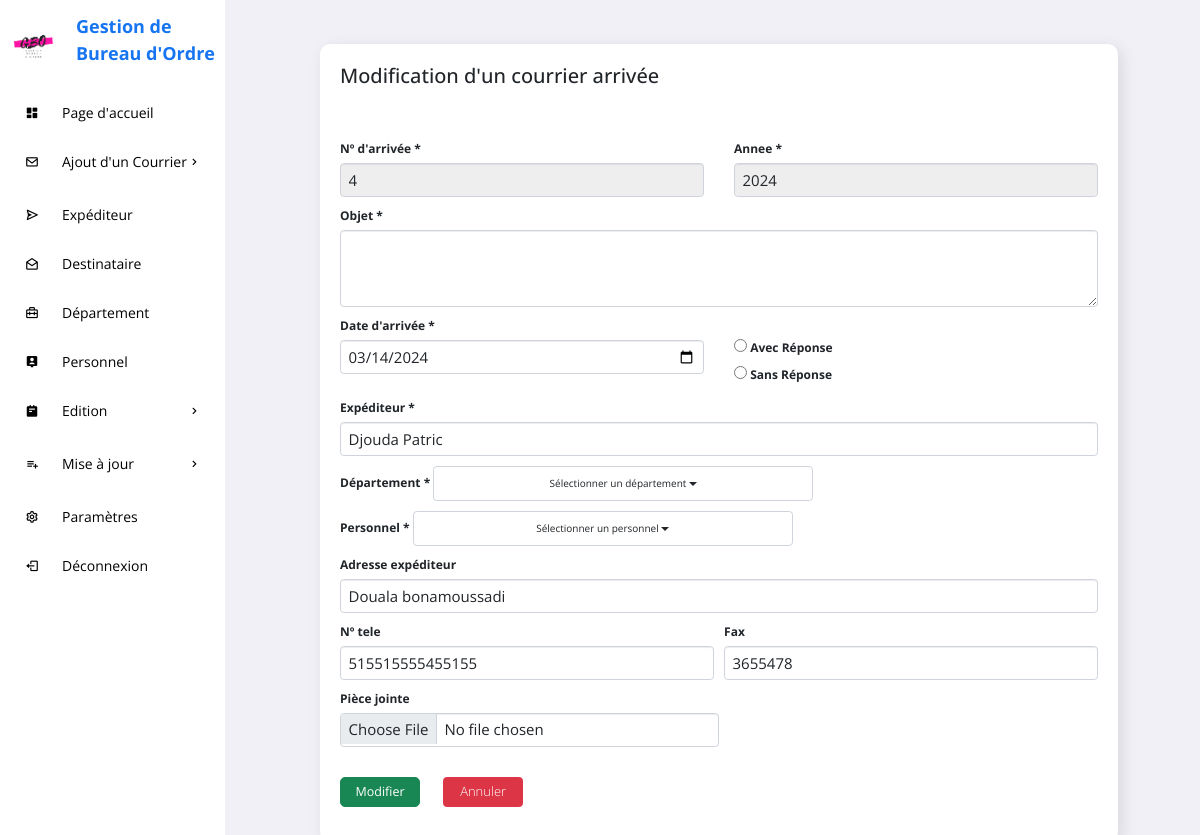
The app's page /GESTION_COURRIERS/modifierCA.php?modifier=4&val=4 with its own data.
### tables this page shows
CREATE TABLE IF NOT EXISTS `courrier_arrivee` (
  `N_ARRIVEE` int(11) NOT NULL,
  `ANNEE` int(11) DEFAULT NULL,
  `OBJET_ARRIVEE` varchar(255) DEFAULT NULL,
  `DATE_ARRIVEE` date DEFAULT NULL,
  `PIECE_JOINTE_ARRIVEE` varchar(255) DEFAULT NULL,
  `REPONSE` text,
  `ID_EXP` int(11) NOT NULL,
  PRIMARY KEY (`N_ARRIVEE`),
  KEY `fk_expediteur_id_exp` (`ID_EXP`)
);

CREATE TABLE IF NOT EXISTS `expediteur` (
  `ID_EXP` int(11) NOT NULL AUTO_INCREMENT,
  `NOM_EXP` varchar(255) DEFAULT NULL,
  `ADRESSE_EXP` varchar(255) DEFAULT NULL,
  `TEL_EXP` text,
  `FAX_EXP` text,
  PRIMARY KEY (`ID_EXP`)
);

### GESTION_COURRIERS/modifierCA.php (the view, shortened to what this page needs)
<?php
    include "connexion/config.php";
    $nca = $_GET['modifier'];
    $idExp = $_GET['val'];
?>
<!DOCTYPE html>
<html lang="en">
<head>
    <link href="https://cdn.jsdelivr.net/npm/bootstrap@5.0.2/dist/css/bootstrap.min.css" rel="stylesheet">
    <link rel="stylesheet" href="https://maxcdn.bootstrapcdn.com/bootstrap/3.3.6/css/bootstrap.min.css" />
    <link rel="stylesheet" href="https://cdnjs.cloudflare.com/ajax/libs/bootstrap-multiselect/0.9.13/css/bootstrap-multiselect.css" />
    <link href='https://unpkg.com/boxicons@2.0.9/css/boxicons.min.css' rel='stylesheet'>
	<link rel="stylesheet" href="https://cdn.jsdelivr.net/npm/bootstrap@5.2.0/dist/css/bootstrap.min.css">
    <link rel="stylesheet" href="css/style.css">
</head>
<body onload="myFunction()">
    <section id="sidebar">
		<a href="#" class="brand"><img src="image/logo.png" width="55" height="55" style="margin-top:20px;"><span>Gestion de Bureau d'Ordre</span></a>
		<ul class="side-menu">
			<li><a href="pageAcc.php" class="active"><i class='bx bxs-dashboard icon' ></i>Page d'accueil</a></li>
			<li>
				<a href="#"><i class='bx bx-envelope icon' ></i>Ajout d'un Courrier<i class='bx bx-chevron-right icon-right' ></i></a>
			</li>
			<li><a href="expediteur.php"><i class='bx bx-send icon' ></i>Expéditeur</a></li>
			<li><a href="destinataire.php"><i class='bx bx-envelope-open icon' ></i>Destinataire</a></li>
			<li><a href="departement.php"><i class='bx bx-briefcase-alt-2 icon' ></i>Département</a></li>
			<li><a href="personnel.php"><i class='bx bxs-user-pin icon' ></i>Personnel</a></li>
			<li>
				<a href="#"><i class='bx bxs-notepad icon' ></i>Edition <i class='bx bx-chevron-right icon-right' ></i></a>
			</li>
            <li>
				<a href="#"><i class='bx bx-list-plus icon' ></i>Mise à jour<i class='bx bx-chevron-right icon-right' ></i></a>
			</li>
			<li><a href="settings.php"><i class='bx bx-cog icon'></i>Paramètres</a></li>
			<li><a href="deconn.php"><i class='bx bx-log-out icon' ></i> Déconnexion</a></li>
		</ul>
	</section>
	<section id="content">
		<main>
			<div class="data">
				<div class="content-data">
					<div class="details">
						<div class="recentOrders">
							<div class="cardHeader">
								<h2>Modification d'un courrier arrivée</h2><br>
							</div>
                            <form action="<?php $_SERVER['PHP_SELF'] ?>" method="POST" enctype="multipart/form-data">
                                    <?php
                                        $reqCA = "SELECT * from courrier_arrivee WHERE N_ARRIVEE='$nca'";
                                        $exCA = $conn->prepare($reqCA);
                                        $exCA->execute();
                                        $ca=$exCA->fetchAll(PDO::FETCH_ASSOC);
                                foreach($ca as $value){
                                    ?>
                                <div class="row g-5 mb-3">
                                    <div class="col">
                                        <label>N&#186; d'arrivée *</label>
                                        <input type="text" value="<?php echo $value['N_ARRIVEE']?>" name="narrive" class="form-control" readonly>
                                    </div>
                                    <div class="col">
                                        <label>Annee *</label>
                                        <input type="text" value="<?php echo $value['ANNEE']?>" id="ann" name="annee" class="form-control" readonly>
                                    </div>
                                </div>
                                <div class="mb-3">
                                    <label>Objet *</label>
                                    <textarea class="form-control" value="<?php echo $value['OBJET_ARRIVEE']?>" name="objet" rows="3"></textarea>
                                </div>
                                <div class="row g-5 mb-3">
                                    <div class="col">
                                        <label>Date d'arrivée *</label>
                                        <input type="date" value="<?php echo $value['DATE_ARRIVEE']?>" name="date" class="form-control">
                                    </div>
                                <?php }?>
                                    <div class="col">
                                        <label ></label><br>
                                        <input type="radio" name="reponse" value="Avec Reponse">
                                        <label>Avec Réponse</label><br>
                                        <input type="radio" name="reponse" value="Sans Reponse">
                                        <label>Sans Réponse</label><br>
                                    </div>
                                </div>
                                <?php
                                $sql = "SELECT * FROM expediteur where Id_EXP = '$idExp'";
                                $exp = $conn->prepare($sql);
                                $exp->execute();
                                $tabExp=$exp->fetchAll(PDO::FETCH_ASSOC);
                                foreach($tabExp as $value){
                                ?>
                                <div class="mb-3">
                                    <label>Expéditeur *</label>
                                    <input type="text" name="exp" value="<?php echo $value['NOM_EXP']?>" class="form-control">
                                </div>
                            <div class="row g-3 mb-3">
                                <div class="col">
                                    <label for="">Département *</label>
                                </div>
                                <div class="col">
                                    <label for="">Personnel *</label>
                                </div>
                            </div>
                                <div class="mb-3">
                                    <label>Adresse expéditeur </label>
                                    <input type="text" name="adresseE" value="<?php echo $value['ADRESSE_EXP']?>" class="form-control">
                                </div>
                                <div class="row g-3 mb-3">
                                        <div class="col">
                                            <label>N&#186; tele </label>
                                            <input type="text" name="teleE" value="<?php echo $value['TEL_EXP']?>" class="form-control">
                                        </div>
                                        <div class="col">
                                            <label>Fax </label>
                                            <input type="text" name="faxE" value="<?php echo $value['FAX_EXP']?>" class="form-control">
                                        </div>
                                </div>
                                <?php }?>
                                <div class="mb-5 w-50">
                                    <label>Pièce jointe </label>
                                    <input type="file" name="pj" class="form-control">
                                </div>
                                <div class="mb-4">
                                    <button type="submit" name="modifierCA" class="btn btn-success btn-lg">Modifier</button>
                                    <button type="submit" name="" class="btn btn-danger"><a href="listeCA.php">Annuler</a></button>
                                </div>
                            </form>
						</div>
					</div>
				</div>
			</div>
		</main>
	</section>
</body>
</html>

### GESTION_COURRIERS/css/style.css (style rules this page uses)
* { font-family: 'Open Sans', sans-serif !important; margin: 0; padding: 0; box-sizing: border-box; }
:root { --grey: #F1F0F6; --dark-grey: #8D8D8D; --light: #fff; --dark: #000; --green: #81D43A; --light-green: #E3FFCB; --blue: #1775F1; --light-blue: #D0E4FF; --dark-blue: #0C5FCD; --red: #FC3B56; }
html { overflow-x: hidden; }
body { background: var(--grey); overflow-x: hidden; }
a { text-decoration: none; }
li { list-style: none; }
#sidebar { position: fixed; max-width: 225px; width: 100%; background: var(--light); top: 0; left: 0; height: 100%; overflow-y: auto; scrollbar-width: none; transition: all .3s ease; z-index: 200; }
#sidebar .brand { font-size: 24px; display: flex; align-items: center; height: 64px; font-weight: 700; color: var(--blue); position: sticky; top: 0; left: 0; z-index: 100; background: var(--light); transition: all .3s ease; padding: 0 6px; }
#sidebar .brand span { font-size: 18px; margin-top: 15px; margin-left: 15px; }
#sidebar .icon { min-width: 48px; display: flex; justify-content: center; align-items: center; margin-right: 6px; }
#sidebar .icon-right { margin-left: auto; transition: all .3s ease; }
#sidebar .side-menu { margin: 26px 0; padding: 0 8px; transition: all .3s ease; }
#sidebar .side-menu a { display: flex; align-items: center; font-size: 14px; color: var(--dark); padding: 12px 16px 12px 0; transition: all .3s ease; border-radius: 10px; margin: 4px 0; white-space: nowrap; }
#sidebar a { text-decoration: none; }
#content { position: relative; width: calc(100% - 227px); left: 225px; transition: all .3s ease; }
main { width: 96%; padding: 24px 41px 20px 65px; }
main .data { display: flex; grid-gap: 20px; margin-top: 20px; flex-wrap: wrap; }
main .data .content-data { flex-grow: 1; flex-basis: 400px; font-size: 12px; padding: 20px; margin-left: 30px; background: var(--light); border-radius: 10px; box-shadow: 4px 4px 16px rgba(0, 0, 0, .1); }
main form { margin-top: 6px; }
form button { width: 80px; height: 30px; margin-right: 20px; }
.details .cardHeader { display: flex; justify-content: space-between; align-items: flex-start; height: 70px; }
button a { font-size: 13px; font-weight: 300; color: white; }
.form-control { font-size: 15px !important; }

### records on screen
courrier_arrivee: narrive "4", annee "2024", date "03/14/2024"
expediteur: exp "Djouda Patric", adresseE "Douala bonamoussadi", teleE "515515555455155", faxE "3655478"
